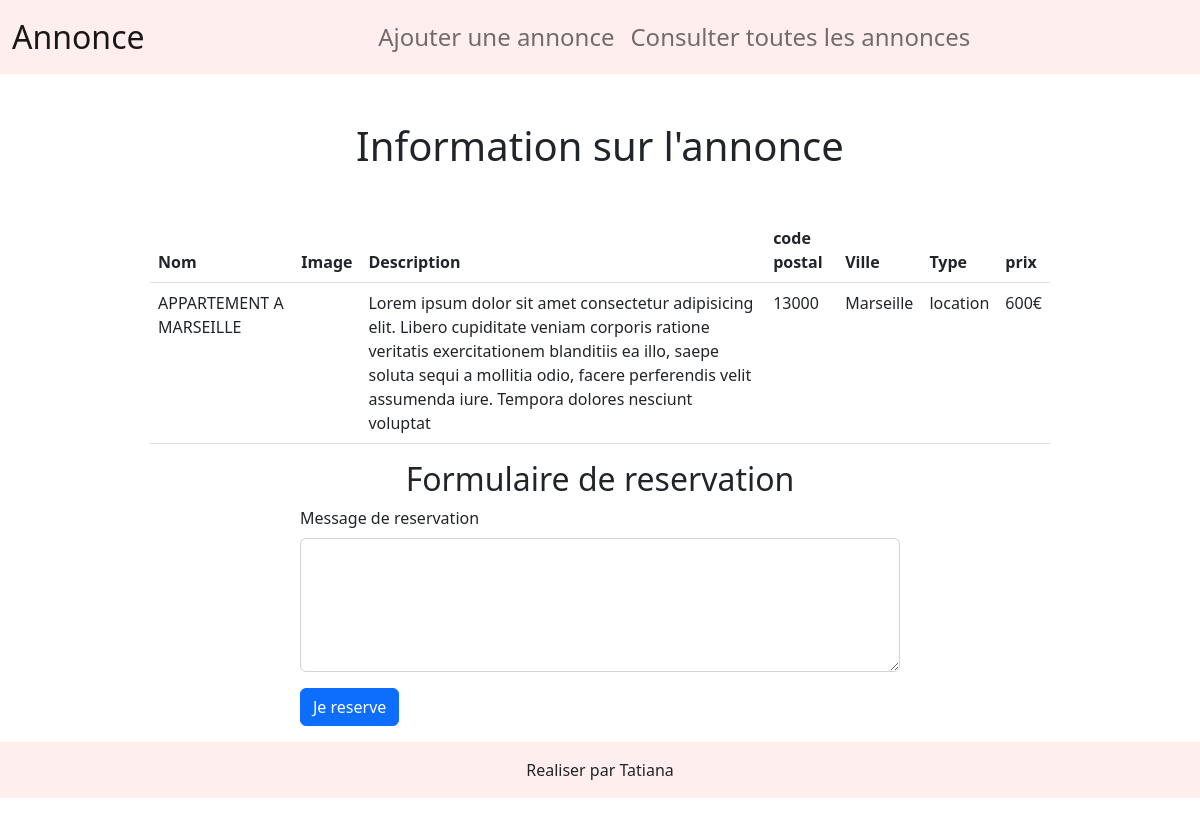
Screenshot of /consulterAnnonce.php?id_advert=3 with the database file from the repository.
### tables this page shows
CREATE TABLE `advert` (
  `id_advert` int(11) NOT NULL,
  `image` varchar(255) NOT NULL,
  `title` varchar(155) NOT NULL,
  `description` varchar(255) NOT NULL,
  `postal_code` int(5) NOT NULL,
  `city` varchar(100) NOT NULL,
  `type` enum('vente','location') NOT NULL,
  `price` float NOT NULL,
  `reservation_message` text NOT NULL
);

### inc/functions.inc.php (called while the page is built, shortened)
<?php
    function connexionBdd(){
        $dsn = "mysql:host=".DBHOST.";dbname=".DBNAME.";charset=utf8";
        try {
            $pdo = new PDO($dsn,DBUSER,DBPASS);
            $pdo->setAttribute(PDO::ATTR_ERRMODE,PDO::ERRMODE_EXCEPTION);
            $pdo->setAttribute(PDO::ATTR_DEFAULT_FETCH_MODE,PDO::FETCH_ASSOC);
        } catch (PDOException $e) {
            die($e->getMessage());
        }
        return $pdo;
    }
    function showAnnonce(int $id) :array{
        $pdo = connexionBdd();
        $sql = "SELECT * FROM advert WHERE id_advert = :id";
        $request = $pdo->prepare($sql);
        $request->execute(array(
            ':id'=> $id
        ));
        $result = $request->fetch();
        return $result;
    }
?>

### consulterAnnonce.php (the view, shortened to what this page needs)
<?php
    require_once("inc/functions.inc.php");
    if(isset($_GET['id_advert'])){
        if(!empty($_GET['id_advert'])){
           $id_advert = htmlentities($_GET['id_advert']);
           $annonce = showAnnonce($id_advert);
        }
    }
    require_once("inc/header.inc.php");
?>
<main>
    <div class="mt-5 w-75 m-auto ">
        <h1 class="text-center mb-5">Information sur l'annonce</h1>
        <table class="table">
            <thead>
                <tr>
                    <th scope="col">Nom </th>
                    <th scope="col">Image </th>
                    <th scope="col">Description</th>
                    <th scope="col">code postal</th>
                    <th scope="col">Ville</th>
                    <th scope="col">Type</th>
                    <th scope="col">prix</th>
                </tr>
            </thead>
            <tbody>
                    <tr>
                        <td> <?= strtoupper($annonce['title'])  ?> </td>
                        <td><img src="<?= $annonce['image'] ?>" alt="" class="img-fluid" ></td>
                        <td> <?= html_entity_decode($annonce['description'])  ?></td>
                        <td> <?= $annonce['postal_code'] ?> </td>
                        <td> <?= $annonce['city'] ?> </td>
                        <td> <?= $annonce['type'] ?> </td>
                        <td> <?= $annonce['price']."€" ?> </td>
                    </tr>
            </tbody>
        </table>
    </div>
    <?php if(empty($annonce['reservation_message'])){ ?>
        <div class="mt-3  w-50 m-auto ">
            <h2 class="mt-2 text-center">Formulaire de reservation</h2>
            <form action="" method="POST" >
                <div class="row mb-3">
                    <div class="col-sm-12 col-md-12">
                        <label for="reservation_message" class="form-label">Message de reservation </label>
                        <textarea class="form-control" id="reservation_message" rows="5" name="reservation_message" ></textarea>
                    </div>
                </div>
                <div class="row mb-3">
                    <div class="col">
                    <button class="btn btn-primary" type="submit">Je reserve</button>
                    </div>
                </div>
            </form>
        </div>
   <?php } ?>
</main>
<?php
    require_once("inc/footer.inc.php");
?>

### assets/css/style.css (style rules this page uses)
* { box-sizing: border-box; margin: 0; padding: 0; }

### rows the page displays
advert: title "APPARTEMENT A MARSEILLE", description "Lorem ipsum dolor sit amet consectetur adipisicing elit. Libero cupiditate veniam corporis ratione veritatis exercitationem blanditiis ea illo, saepe soluta sequi a mollitia odio, facere perferendis velit assumenda iure. Tempora dolores nesciunt voluptat", postal_code "13000", city "Marseille", type "location", price "600"
